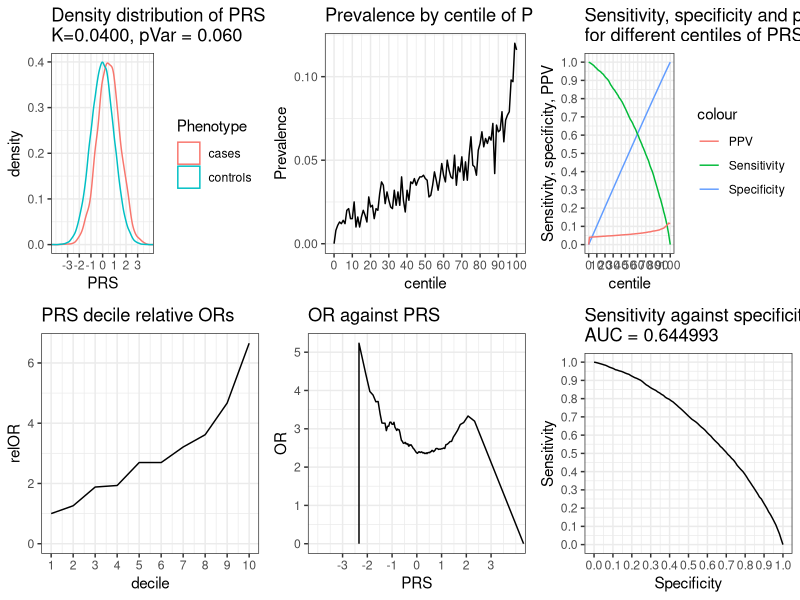
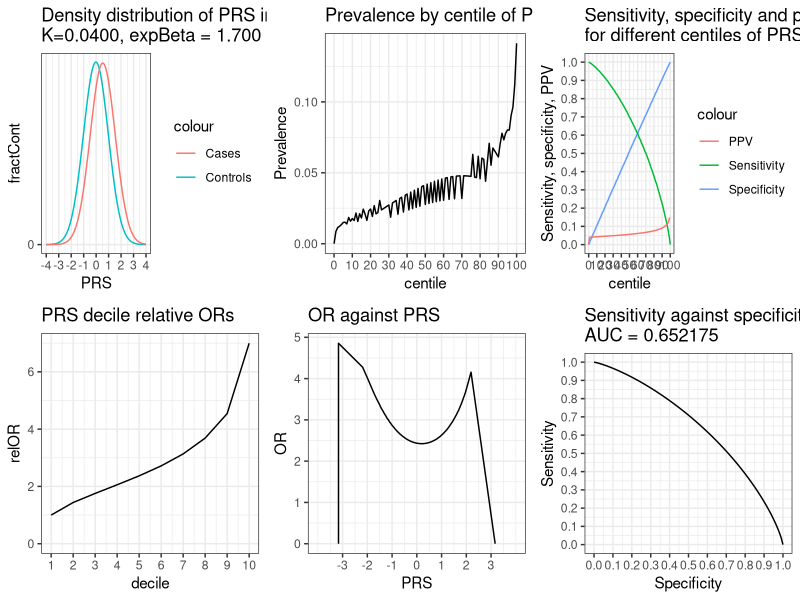

Write R code to recreate these figures, in order.
# Model PRS etc contributing to variance in liability threshold model or using relative risk
# Copyright 2019 David Curtis

# Update from code used in this paper:
# https://www.preprints.org/manuscript/201810.0171/v1

# This version models the PRS in two different ways

# The first is for a liability threshold model, as described in the paper
# For this, set nSub sample size, pVar proportion of variance captured by PRS and K, proportion of cases in population

# The second way assumes that the PRS has a linear effect on log of relative risk, close to logistic regression model
# For this, set expBeta which is the increase in relative risk associated with 1 unit increase in PRS
# Throughout, I have pretended that the odds ratio is the same as the risk ratio and refer to OR rather than RR
# I reckon this is good enough for a relatively rare trait and much easier to work with

library(ggplot2)

# Set these variables to the values you want

nSub=100000 # number of subjects to simulate
pVar=0.06 # proportion of variance explained
K=0.04 # prevalence
expBeta=1.7 # relative risk increase associated with 1 SD increase in PRS

# multiplot from Cookbook for R - http://www.cookbook-r.com/Graphs/Multiple_graphs_on_one_page_(ggplot2)/
multiplot <- function(..., plotlist=NULL, file, cols=1, layout=NULL) {
  library(grid)
  
  # Make a list from the ... arguments and plotlist
  plots <- c(list(...), plotlist)
  
  numPlots = length(plots)
  
  # If layout is NULL, then use 'cols' to determine layout
  if (is.null(layout)) {
    # Make the panel
    # ncol: Number of columns of plots
    # nrow: Number of rows needed, calculated from # of cols
    layout <- matrix(seq(1, cols * ceiling(numPlots/cols)),
                     ncol = cols, nrow = ceiling(numPlots/cols))
  }
  
  if (numPlots==1) {
    print(plots[[1]])
    
  } else {
    # Set up the page
    grid.newpage()
    pushViewport(viewport(layout = grid.layout(nrow(layout), ncol(layout))))
    
    # Make each plot, in the correct location
    for (i in 1:numPlots) {
      # Get the i,j matrix positions of the regions that contain this subplot
      matchidx <- as.data.frame(which(layout == i, arr.ind = TRUE))
      
      print(plots[[i]], vp = viewport(layout.pos.row = matchidx$row,
                                      layout.pos.col = matchidx$col))
    }
  }
}

set.seed(1)
lT=qnorm(1-K)
sP=sqrt(pVar)
sR=sqrt(1-pVar)
subs=data.frame(matrix(0, ncol = 8, nrow =nSub))
colnames(subs)=c("rawP","PRS","Residual","Liability","Phenotype","Specificity","Sensitivity","PPV")
subs$rawP=rnorm(nSub,sd=sP)
subs$Residual=rnorm(nSub,sd=sR)
subs$Liability=subs$rawP+subs$Residual
subs$PRS=subs$rawP/sP
subs$Phenotype[subs$Liability<lT]="controls"
subs$Phenotype[subs$Liability>=lT]="cases"
subs=subs[order(subs$PRS),]
l <- vector("list", 6)
t=sprintf("Distribution of liability in cases and controls,\nK = %.4f, liability threshold = %.2f",K,lT)
lFreq=ggplot(subs, aes(x=Liability,color=Phenotype)) + geom_freqpoly(binwidth=0.05) + theme_bw() +
  theme(axis.text.y=element_blank(),axis.ticks.y=element_blank()) +
  ggtitle(t) + scale_x_continuous(breaks = seq(-3,3,by =1)) + coord_cartesian(xlim=c(-4,4))
t=sprintf("Frequency distribution of PRS in cases and controls,\nK=%.4f, pVar = %.3f",K,pVar)
pFreq=ggplot(subs, aes(x=PRS,color=Phenotype)) + geom_freqpoly(binwidth=0.1) + theme_bw() +
  theme(axis.text.y=element_blank(),axis.ticks.y=element_blank()) +
  ggtitle(t) + scale_x_continuous(breaks = seq(-3,3,by =1))  + coord_cartesian(xlim=c(-4,4))
t=sprintf("Density distribution of PRS in cases and controls,\nK=%.4f, pVar = %.3f",K,pVar)
pDist=ggplot(subs, aes(x=PRS,color=Phenotype)) + geom_density() + theme_bw() +
  ggtitle(t) + scale_x_continuous(breaks = seq(-3,3,by =1))  + coord_cartesian(xlim=c(-4,4))
centiles=data.frame(matrix(0, ncol = 10, nrow =101))
colnames(centiles)=c("centile","PRS","controls","cases","Prevalence","Specificity","Sensitivity","PPV","AUC","OR")
centiles$centile=(0:100)
hundredth=nSub/100
totControl=0
totCase=0
for (r in 2:101)
{
  centiles$PRS[r]=subs$PRS[nSub/100*(r-1)]
  part=subs$Phenotype[(hundredth*(centiles$centile[r]-1)+1):(hundredth*(centiles$centile[r]))]
  nControl=length(which(part=="controls"))
  centiles$controls[r]=nControl
  totControl=totControl+nControl
  nCase=length(which(part=="cases"))
  centiles$cases[r]=nCase
  totCase=totCase+nCase
}
centiles$cases[1]=0
centiles$controls[1]=hundredth
centiles$PRS[1]=centiles$PRS[2]
controlsSoFar=0
casesSoFar=0
centiles$Prevalence=centiles$cases/hundredth
totAUC=0
tCase=0.25
tControl=0.25
tOR=3
for (r in 2:101)
{
  controlsSoFar=controlsSoFar+centiles$controls[r]
  casesSoFar=casesSoFar+centiles$cases[r]
  centiles$Specificity[r]=controlsSoFar/totControl
  centiles$Sensitivity[r]=1-casesSoFar/totCase
  if ((1-centiles$Sensitivity[r])>tCase) {
    m=sprintf("Quartile for cases finishes at %d th centile",r)
    print(m)
    tCase=tCase+0.25
  }
  if (centiles$Specificity[r]>tControl) {
    m=sprintf("Quartile for controls finishes at %d th centile",r)
    print(m)
    tControl=tControl+0.25
  }

    AUC=(centiles$Sensitivity[r-1]+centiles$Sensitivity[r])*0.5*(centiles$Specificity[r]-centiles$Specificity[r-1])
    centiles$AUC[r]=AUC
    totAUC=totAUC+AUC
    centiles$PPV[r]=(totCase-casesSoFar)/((totCase-casesSoFar)+(totControl-controlsSoFar))
    if (r<101) {
      centiles$OR[r]=(totCase-casesSoFar)/(totControl-controlsSoFar)/(casesSoFar/controlsSoFar)
      if (centiles$OR[r]>tOR && r>50) {
        m=sprintf("OR reaches %d at %d th centile",tOR,r)
        print(m)
        tOR=tOR+1
      }
  }
}
centiles$AUC[1]=0
centiles$Specificity[1]=0
centiles$Sensitivity[1]=1
centiles$PPV[101]=centiles$PPV[100]

deciles=data.frame(matrix(0, ncol = 5, nrow =10))
colnames(deciles)=c("decile","PRS","controls","cases","relOR")
deciles$decile=(1:10)
for (r in 1:10)
{
  deciles$PRS[r]=centiles$PRS[(r-1)*10+6]
  deciles$controls[r]=0
  deciles$cases[r]=0
  for (rr in 1:10)
  {
    deciles$controls[r]=deciles$controls[r]+centiles$controls[(r-1)*10+1+rr]
    deciles$cases[r]=deciles$cases[r]+centiles$cases[(r-1)*10+1+rr]
  }
  if (r==1) {
    baseOdds=deciles$cases[r]/deciles$controls[r]
  }
  deciles$relOR[r]=(deciles$cases[r]/deciles$controls[r])/baseOdds
}

t=sprintf("PRS decile relative ORs")
decOR=ggplot(deciles,aes(decile,relOR)) + geom_line() + theme_bw() +
  scale_x_continuous(breaks = seq(1,10,by=1)) + expand_limits( y = 0) + 
  ggtitle(t)
t=sprintf("OR against PRS")
OR=ggplot(centiles,aes(PRS,OR)) + geom_line() + theme_bw() +
  scale_x_continuous(breaks = seq(-3,3,by=1))  + 
  coord_cartesian(xlim=c(-4,4)) +
  ggtitle(t)
t=sprintf("Prevalence by centile of PRS")
Prevalence=ggplot(centiles,aes(centile,Prevalence)) + geom_line() + theme_bw() +
  scale_x_continuous(breaks = seq(0,100,by =10)) + 
  scale_y_continuous(breaks = seq(0,1,by =0.05)) +
  ggtitle(t)
t=sprintf("Sensitivity, specificity and positive predictive value\nfor different values of PRS")
SpecSens=ggplot(centiles,aes(PRS)) + 
  geom_line(aes(y=Specificity,colour="Specificity")) + 
  geom_line(aes(y=Sensitivity,colour="Sensitivity")) + 
  geom_line(aes(y=PPV,colour="PPV")) + 
  ggtitle(t) + 
  scale_x_continuous(breaks = seq(-3,3,by =1))  + 
  coord_cartesian(xlim=c(-4,4)) +
  scale_y_continuous(breaks = seq(0,1,by =0.1)) +
  ylab("Sensitivity, specificity, PPV") +
  theme_bw()
t=sprintf("Sensitivity, specificity and positive predictive value\nfor different centiles of PRS")
SpecSensCent=ggplot(centiles,aes(centile)) + 
  geom_line(aes(y=Specificity,colour="Specificity")) + 
  geom_line(aes(y=Sensitivity,colour="Sensitivity")) + 
  geom_line(aes(y=PPV,colour="PPV")) + 
  ggtitle(t) + scale_x_continuous(breaks = seq(-3,3,by =1))  + 
  scale_x_continuous(breaks = seq(0,100,by =10)) + 
  scale_y_continuous(breaks = seq(0,1,by =0.1)) +
  ylab("Sensitivity, specificity, PPV") +
  theme_bw()
t=sprintf("Sensitivity against specificity,\nAUC = %f",totAUC)
ROC=ggplot(centiles,aes(Specificity,Sensitivity)) + geom_line() + theme_bw() +
  scale_x_continuous(breaks = seq(0,1,by =0.1)) + 
  scale_y_continuous(breaks = seq(0,1,by =0.1)) +
  ggtitle(t)
# l[[1]]=lFreq
# l[[1]]=pFreq
l[[1]]=pDist
l[[2]]=decOR
l[[3]]=Prevalence
l[[4]]=OR
l[[5]]=SpecSensCent
l[[6]]=ROC
multiplot(plotlist=l,cols=3)

beta=log(expBeta)
risks=data.frame(matrix(0, ncol = 9, nrow =801))
colnames(risks)=c("PRS","Density","caseProportion","Risk","fractCont","fractCase","Specificity","Sensitivity","PPV")
risks$PRS=(-400:400)/100
risks$Density=dnorm(risks$PRS)
risks$caseProportion=exp(risks$PRS*beta)*risks$Density*0.01
expAlpha=K/sum(risks$caseProportion)
risks$Risk=exp(risks$PRS*beta)*expAlpha
risks$fractCont=risks$Density*0.01*(1-risks$Risk)/(1-K)
risks$fractCase=risks$Density*0.01*risks$Risk/K
t=sprintf("Density distribution of PRS in cases and controls,\nK=%.4f, expBeta = %.3f",K,expBeta)
pDistRisk=ggplot(risks, aes(PRS)) +
  geom_line(aes(y=fractCont,colour="Controls")) + 
  geom_line(aes(y=fractCase,colour="Cases")) + 
  ggtitle(t) + 
  scale_x_continuous(breaks = seq(-4,4,by =1))  + 
  coord_cartesian(xlim=c(-4,4)) +
  scale_y_continuous(breaks = seq(0,1,by =0.1)) +
  theme_bw()

totControl=nSub*(1-K)
totCase=nSub*K
totPercent=0
lastr=1
nControl=0
nCase=0
thisPercent=0
rr=2
for (r in 2:801)
{
  nControl=nControl+risks$fractCont[r]*(1-K)*nSub
  nCase=nCase+risks$fractCase[r]*K*nSub
  thisPercent=thisPercent+risks$Density[r]*0.01
  if (thisPercent>=0.01 || r==801) {
   centiles$controls[rr]=nControl
   centiles$cases[rr]=nCase
   centiles$PRS[rr]=(risks$PRS[lastr]+risks$PRS[r])/2
   lastr=r
   rr=rr+1
   totPercent=totPercent+0.01
   thisPercent=thisPercent-0.01
   nControl=0
   nCase=0
  }
}

centiles$cases[1]=0
centiles$controls[1]=hundredth
centiles$PRS[1]=centiles$PRS[2]
controlsSoFar=0
casesSoFar=0
centiles$Prevalence=centiles$cases/hundredth
totAUC=0
tCase=0.25
tControl=0.25
tOR=3
for (r in 2:101)
{
  controlsSoFar=controlsSoFar+centiles$controls[r]
  casesSoFar=casesSoFar+centiles$cases[r]
  centiles$Specificity[r]=controlsSoFar/totControl
  centiles$Sensitivity[r]=1-casesSoFar/totCase
  if ((1-centiles$Sensitivity[r])>tCase) {
    m=sprintf("Quartile for cases finishes at %d th centile",r)
    print(m)
    tCase=tCase+0.25
  }
  if (centiles$Specificity[r]>tControl) {
    m=sprintf("Quartile for controls finishes at %d th centile",r)
    print(m)
    tControl=tControl+0.25
  }

    AUC=(centiles$Sensitivity[r-1]+centiles$Sensitivity[r])*0.5*(centiles$Specificity[r]-centiles$Specificity[r-1])
    centiles$AUC[r]=AUC
    totAUC=totAUC+AUC
    centiles$PPV[r]=(totCase-casesSoFar)/((totCase-casesSoFar)+(totControl-controlsSoFar))
    if (r<101) {
      centiles$OR[r]=(totCase-casesSoFar)/(totControl-controlsSoFar)/(casesSoFar/controlsSoFar)
      if (centiles$OR[r]>tOR && r>50) {
        m=sprintf("OR reaches %d at %d th centile",tOR,r)
        print(m)
        tOR=tOR+1
      }
  }
}
centiles$AUC[1]=0
centiles$Specificity[1]=0
centiles$Sensitivity[1]=1
centiles$PPV[101]=centiles$PPV[100]

deciles=data.frame(matrix(0, ncol = 5, nrow =10))
colnames(deciles)=c("decile","PRS","controls","cases","relOR")
deciles$decile=(1:10)
for (r in 1:10)
{
  deciles$PRS[r]=centiles$PRS[(r-1)*10+6]
  deciles$controls[r]=0
  deciles$cases[r]=0
  for (rr in 1:10)
  {
    deciles$controls[r]=deciles$controls[r]+centiles$controls[(r-1)*10+1+rr]
    deciles$cases[r]=deciles$cases[r]+centiles$cases[(r-1)*10+1+rr]
  }
  if (r==1) {
    baseOdds=deciles$cases[r]/deciles$controls[r]
  }
  deciles$relOR[r]=(deciles$cases[r]/deciles$controls[r])/baseOdds
}

t=sprintf("PRS decile relative ORs")
decORRisk=ggplot(deciles,aes(decile,relOR)) + geom_line() + theme_bw() +
  scale_x_continuous(breaks = seq(1,10,by=1)) + expand_limits( y = 0) + 
  ggtitle(t)
t=sprintf("OR against PRS")
ORRisk=ggplot(centiles,aes(PRS,OR)) + geom_line() + theme_bw() +
  scale_x_continuous(breaks = seq(-3,3,by=1))  + 
  coord_cartesian(xlim=c(-4,4)) +
  ggtitle(t)
t=sprintf("Prevalence by centile of PRS")
PrevalenceRisk=ggplot(centiles,aes(centile,Prevalence)) + geom_line() + theme_bw() +
  scale_x_continuous(breaks = seq(0,100,by =10)) + 
  scale_y_continuous(breaks = seq(0,1,by =0.05)) +
  ggtitle(t)
t=sprintf("Sensitivity, specificity and positive predictive value\nfor different values of PRS")
SpecSensRisk=ggplot(centiles,aes(PRS)) + 
  geom_line(aes(y=Specificity,colour="Specificity")) + 
  geom_line(aes(y=Sensitivity,colour="Sensitivity")) + 
  geom_line(aes(y=PPV,colour="PPV")) + 
  ggtitle(t) + 
  scale_x_continuous(breaks = seq(-3,3,by =1))  + 
  coord_cartesian(xlim=c(-4,4)) +
  scale_y_continuous(breaks = seq(0,1,by =0.1)) +
  ylab("Sensitivity, specificity, PPV") +
  theme_bw()
t=sprintf("Sensitivity, specificity and positive predictive value\nfor different centiles of PRS")
SpecSensCentRisk=ggplot(centiles,aes(centile)) + 
  geom_line(aes(y=Specificity,colour="Specificity")) + 
  geom_line(aes(y=Sensitivity,colour="Sensitivity")) + 
  geom_line(aes(y=PPV,colour="PPV")) + 
  ggtitle(t) + scale_x_continuous(breaks = seq(-3,3,by =1))  + 
  scale_x_continuous(breaks = seq(0,100,by =10)) + 
  scale_y_continuous(breaks = seq(0,1,by =0.1)) +
  ylab("Sensitivity, specificity, PPV") +
  theme_bw()
t=sprintf("Sensitivity against specificity,\nAUC = %f",totAUC)
ROCRisk=ggplot(centiles,aes(Specificity,Sensitivity)) + geom_line() + theme_bw() +
  scale_x_continuous(breaks = seq(0,1,by =0.1)) + 
  scale_y_continuous(breaks = seq(0,1,by =0.1)) +
  ggtitle(t)
r <- vector("list", 6)
r[[1]]=pDistRisk
r[[2]]=decORRisk
r[[3]]=PrevalenceRisk
r[[4]]=ORRisk
r[[5]]=SpecSensCentRisk
r[[6]]=ROCRisk
dev.new()
multiplot(plotlist=r,cols=3)








